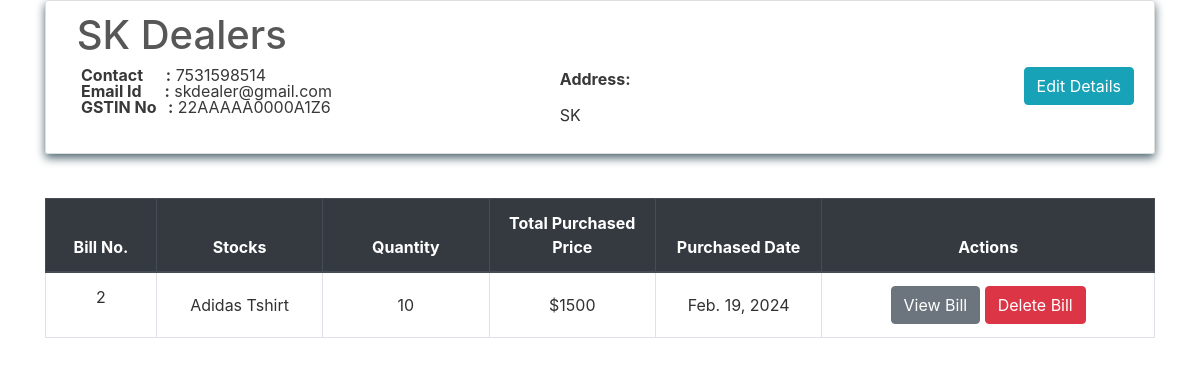
The page /transactions/suppliers/SK Dealers on the database as committed earlier.
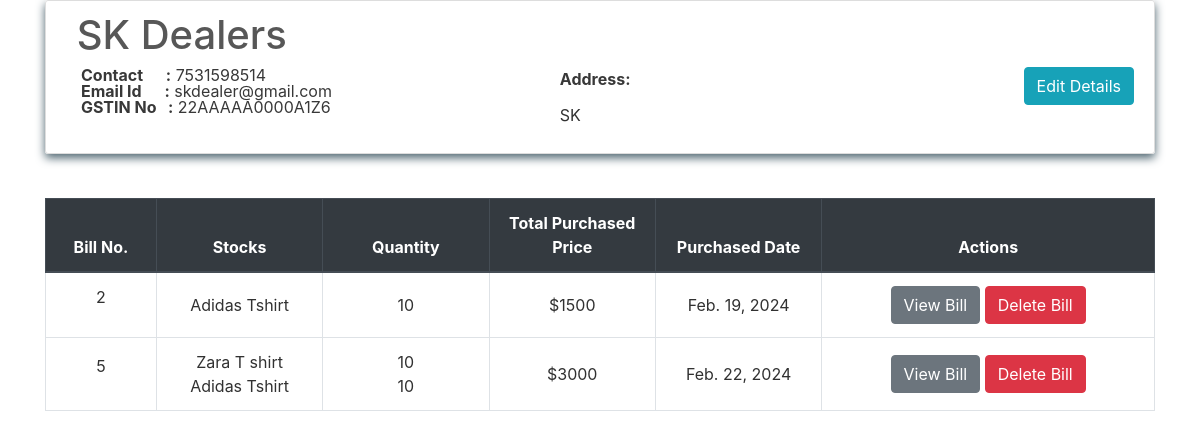
The same page on the database as committed later.
### transactions/models.py (models this page shows, shortened)
class PurchaseBill(models.Model):
    billno = models.AutoField(primary_key=True)
    time = models.DateTimeField(auto_now=True)
    supplier = models.ForeignKey(Supplier, on_delete = models.CASCADE, related_name='purchasesupplier')
    def get_items_list(self):
        return PurchaseItem.objects.filter(billno=self)
    def get_total_price(self):
        purchaseitems = PurchaseItem.objects.filter(billno=self)
        total = 0
        for item in purchaseitems:
            total += item.totalprice
        return total

class PurchaseItem(models.Model):
    billno = models.ForeignKey(PurchaseBill, on_delete = models.CASCADE, related_name='purchasebillno')
    stock = models.ForeignKey(Stock, on_delete = models.CASCADE, related_name='purchaseitem')
    quantity = models.IntegerField(default=1)
    perprice = models.IntegerField(default=1)
    totalprice = models.IntegerField(default=1)

### inventory/models.py (models this page shows, shortened)
class Stock(models.Model):
    id = models.AutoField(primary_key=True)
    name = models.CharField(max_length=30, unique=True)
    quantity = models.IntegerField(default=1)
    is_deleted = models.BooleanField(default=False)

### transactions/views.py (the view)
# urls.py: path('suppliers/<name>', views.SupplierView.as_view(), name='supplier'),
class SupplierView(View):
    def get(self, request, name):
        supplierobj = get_object_or_404(Supplier, name=name)
        bill_list = PurchaseBill.objects.filter(supplier=supplierobj)
        page = request.GET.get('page', 1)
        paginator = Paginator(bill_list, 10)
        try:
            bills = paginator.page(page)
        except PageNotAnInteger:
            bills = paginator.page(1)
        except EmptyPage:
            bills = paginator.page(paginator.num_pages)
        context = {
            'supplier'  : supplierobj,
            'bills'     : bills
        }
        return render(request, 'suppliers/supplier.html', context)

### transactions/templates/suppliers/supplier.html (shortened to what this page needs)
{% extends "base.html" %}
{% block content %}
    <div class="content-section">
        <div class="media">
            <div class="media-body">
                <h2 style="color:#575757;" class="account-heading">&nbsp;{{ supplier.name }}</h2>
                <a href="{% url 'edit-supplier' supplier.pk %}" class="btn btn-info" style="float: right;">Edit Details</a>
                <div class="row">
                    <div class="col-md-6">
                        <p class="fal">
                            <b>Contact &nbsp; &nbsp;&nbsp; :</b> {{ supplier.phone }} <br>
                            <b>Email Id &nbsp;&nbsp;&nbsp;&nbsp; :</b> {{ supplier.email }} <br>
                            <b>GSTIN No &nbsp; :</b> {{ supplier.gstin }} <br>
                        </p>
                    </div>
                    <div class="col-md-6">
                        <p class="fal">
                            <b>Address:</b> <br> {{ supplier.address|linebreaks }}
                        </p>
                    </div>
                </div>
            </div>
        </div>
    </div>
    <table class="table table-css table-hover table-bordered">
        <br>
        <thead class="thead-dark align-middle">
            <tr>
                <th width="10%">Bill No.</th>
                <th width="15%">Stocks</th>
                <th width="15%">Quantity</th>
                <th width="15%">Total Purchased Price</th>
                <th width="15%">Purchased Date</th>
                <th width="30%">Actions</th>
            </tr>
        </thead>
        <tbody>
            {% for purchase in bills %}
            <tr>
                <td class="align-middle"> <p>{{ purchase.billno }}</p> </td>
                <td class="align-middle">{% for item in purchase.get_items_list %} {{ item.stock.name }} <br> {% endfor %}</td>
                <td class="align-middle">{% for item in purchase.get_items_list %} {{ item.quantity }} <br> {% endfor %}</td>
                <td class="align-middle">${{ purchase.get_total_price }}</td>
                <td class="align-middle">{{ purchase.time.date }}</td>
                <td class="align-middle"> <a href="{% url 'purchase-bill' purchase.billno %}" class="btn btn-secondary">View Bill</a> <a href="{% url 'delete-purchase' purchase.pk %}" class="btn btn-danger">Delete Bill</a> </td>
            </tr>
            {% endfor %}
        </tbody>
    </table>
</div>
{% endblock content %}

Rows that differ between the two databases and show on the page:
added PurchaseBill: billno "5", get_total_price "3000", time "Feb. 22, 2024"
added PurchaseItem: stock.name "Zara T shirt", quantity "10"
added PurchaseItem: stock.name "Adidas Tshirt", quantity "10"
